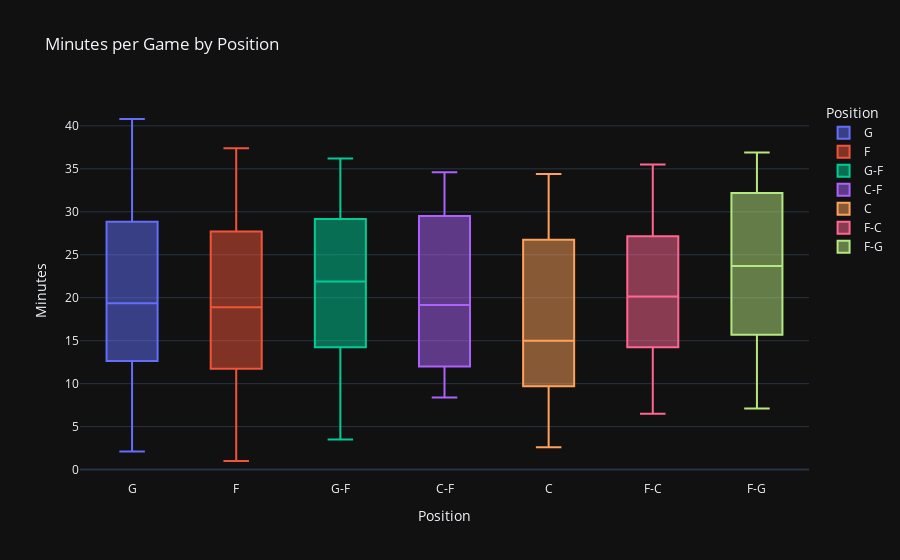

Notebook source saved alongside this figure:
### Code cell
px.box(filtered_df,
       x = 'POSITION',
       y = 'MIN',
       color = 'POSITION',
       hover_name='PLAYER_NAME',
       title = 'Minutes per Game by Position',
       labels = {'MIN':'Minutes', 'POSITION': 'Position'},
       category_orders = {'Pos':('G', 'G-F', 'F-G', 'F', 'F-C', 'C-F', 'C')},
       template='plotly_dark')

### Figure 1 — Plotly figure (JSON) as saved in the notebook; plotly's stock layout.template omitted (floating-point values rounded to 4 significant figures; data arrays with more than 128 entries replaced by an {"elided": "..."} marker saying what was removed)
{"data": [{"alignmentgroup": "True", "hovertemplate": "<b>%{hovertext}</b><br><br>Position=%{x}<br>Minutes=%{y}<extra></extra>", "hovertext": {"elided": "208 str values"}, "legendgroup": "G", "marker": {"color": "#636efa"}, "name": "G", "notched": false, "offsetgroup": "G", "orientation": "v", "showlegend": true, "type": "box", "x": {"elided": "208 str values"}, "x0": " ", "xaxis": "x", "y": {"elided": "208 float values"}, "y0": " ", "yaxis": "y"}, {"alignmentgroup": "True", "hovertemplate": "<b>%{hovertext}</b><br><br>Position=%{x}<br>Minutes=%{y}<extra></extra>", "hovertext": {"elided": "157 str values"}, "legendgroup": "F", "marker": {"color": "#EF553B"}, "name": "F", "notched": false, "offsetgroup": "F", "orientation": "v", "showlegend": true, "type": "box", "x": {"elided": "157 str values"}, "x0": " ", "xaxis": "x", "y": {"elided": "157 float values"}, "y0": " ", "yaxis": "y"}, {"alignmentgroup": "True", "hovertemplate": "<b>%{hovertext}</b><br><br>Position=%{x}<br>Minutes=%{y}<extra></extra>", "hovertext": ["Aaron Nesmith", "Amir Coffey", "Andre Iguodala", "Andrew Nembhard", "Ben Simmons", "Bennedict Mathurin", "Bruce Brown", "Damion Lee", "DeMar DeRozan", "Devin Vassell", "Dillon Brooks", "Dylan Windler", "Evan Fournier", "Furkan Korkmaz", "Garrett Temple", "Gary Trent Jr.", "Jalen Williams", "Jarrett Culver", "Jaylen Brown", "Joe Harris", "Joe Wieskamp", "Justin Champagnie", "Kenrich Williams", "Kevin Huerter", "Kevin Porter Jr.", "Lonnie Walker IV", "Matisse Thybulle", "Max Strus", "Mikal Bridges", "Nicolas Batum", "PJ Dozier", "Reggie Bullock", "Romeo Langford", "Shake Milton", "Sterling Brown", "Svi Mykhailiuk", "Terance Mann", "Terrence Ross", "Theo Pinson", "Tim Hardaway Jr.", "Troy Brown Jr.", "Ty Jerome", "Yuta Watanabe"], "legendgroup": "G-F", "marker": {"color": "#00cc96"}, "name": "G-F", "notched": false, "offsetgroup": "G-F", "orientation": "v", "showlegend": true, "type": "box", "x": ["G-F", "G-F", "G-F", "G-F", "G-F", "G-F", "G-F", "G-F", "G-F", "G-F", "G-F", "G-F", "G-F", "G-F", "G-F", "G-F", "G-F", "G-F", "G-F", "G-F", "G-F", "G-F", "G-F", "G-F", "G-F", "G-F", "G-F", "G-F", "G-F", "G-F", "G-F", "G-F", "G-F", "G-F", "G-F", "G-F", "G-F", "G-F", "G-F", "G-F", "G-F", "G-F", "G-F"], "x0": " ", "xaxis": "x", "y": [24.9, 12.5, 14.1, 27.6, 26.3, 28.5, 28.5, 20.4, 36.2, 31, 30.3, 3.5, 17, 9.6, 6.5, 32.1, 30.3, 13.7, 35.9, 20.6, 5.5, 6.9, 22.8, 29.4, 34.3, 23.2, 16.9, 28.4, 35.7, 21.9, 5, 30.3, 19.6, 20.6, 6.1, 14.6, 23.1, 21.1, 8.1, 30.3, 24.5, 18.1, 16], "y0": " ", "yaxis": "y"}, {"alignmentgroup": "True", "hovertemplate": "<b>%{hovertext}</b><br><br>Position=%{x}<br>Minutes=%{y}<extra></extra>", "hovertext": ["Al Horford", "Bam Adebayo", "Bol Bol", "Charles Bassey", "Goga Bitadze", "Isaiah Hartenstein", "JaVale McGee", "Jaxson Hayes", "Joel Embiid", "Kai Jones", "Karl-Anthony Towns", "Luke Kornet", "Mitchell Robinson", "Myles Turner", "Naz Reid", "Robert Williams III", "Thomas Bryant", "Udoka Azubuike", "Wendell Carter Jr.", "Willy Hernangomez"], "legendgroup": "C-F", "marker": {"color": "#ab63fa"}, "name": "C-F", "notched": false, "offsetgroup": "C-F", "orientation": "v", "showlegend": true, "type": "box", "x": ["C-F", "C-F", "C-F", "C-F", "C-F", "C-F", "C-F", "C-F", "C-F", "C-F", "C-F", "C-F", "C-F", "C-F", "C-F", "C-F", "C-F", "C-F", "C-F", "C-F"], "x0": " ", "xaxis": "x", "y": [30.5, 34.6, 21.5, 14.5, 12, 19.9, 8.4, 13, 34.6, 11.9, 33, 11.7, 26.9, 29.4, 18.4, 23.5, 18.3, 10, 29.6, 12], "y0": " ", "yaxis": "y"}, {"alignmentgroup": "True", "hovertemplate": "<b>%{hovertext}</b><br><br>Position=%{x}<br>Minutes=%{y}<extra></extra>", "hovertext": ["Alex Len", "Alperen Sengun", "Andre Drummond", "Bismack Biyombo", "Boban Marjanovic", "Brook Lopez", "Chance Comanche", "Christian Koloko", "Clint Capela", "Damian Jones", "Day'Ron Sharpe", "DeAndre Jordan", "Deandre Ayton", "Dewayne Dedmon", "Evan Mobley", "Gorgui Dieng", "Ivica Zubac", "Jakob Poeltl", "Jalen Duren", "James Wiseman", "Jarrett Allen", "Jay Huff", "Jericho Sims", "Jock Landale", "Jonas Valanciunas", "Jusuf Nurkic", "Khem Birch", "Luka Garza", "Mark Williams", "Marko Simonovic", "Mfiondu Kabengele", "Micah Potter", "Mo Bamba", "Moses Brown", "Neemias Queta", "Nic Claxton", "Nick Richards", "Nikola Jokic", "Nikola Vucevic", "Olivier Sarr", "Omer Yurtseven", "Orlando Robinson", "Robin Lopez", "Rudy Gobert", "Steven Adams", "Vernon Carey Jr.", "Walker Kessler"], "legendgroup": "C", "marker": {"color": "#FFA15A"}, "name": "C", "notched": false, "offsetgroup": "C", "orientation": "v", "showlegend": true, "type": "box", "x": ["C", "C", "C", "C", "C", "C", "C", "C", "C", "C", "C", "C", "C", "C", "C", "C", "C", "C", "C", "C", "C", "C", "C", "C", "C", "C", "C", "C", "C", "C", "C", "C", "C", "C", "C", "C", "C", "C", "C", "C", "C", "C", "C", "C", "C", "C", "C"], "x0": " ", "xaxis": "x", "y": [6.2, 28.9, 12.7, 14.3, 5.5, 30.4, 20.8, 13.8, 26.6, 11.6, 11.5, 15, 30.4, 11.2, 34.4, 11.6, 28.5, 26.5, 24.9, 19.3, 32.6, 13.6, 15.6, 14.2, 24.9, 26.8, 8.1, 8.7, 19.3, 2.8, 9.1, 7.5, 15.7, 8.2, 5.7, 29.9, 18.7, 33.7, 33.5, 12.6, 9.2, 13.7, 8.1, 30.7, 27, 2.6, 23], "y0": " ", "yaxis": "y"}, {"alignmentgroup": "True", "hovertemplate": "<b>%{hovertext}</b><br><br>Position=%{x}<br>Minutes=%{y}<extra></extra>", "hovertext": ["Anthony Davis", "Bruno Fernando", "Chimezie Metu", "Chris Boucher", "Cody Zeller", "Daniel Gafford", "Daniel Theis", "Dario Saric", "Dean Wade", "Domantas Sabonis", "Drew Eubanks", "Dwight Powell", "Frank Kaminsky", "Isaiah Stewart", "JaMychal Green", "Jalen McDaniels", "Jalen Smith", "Jaren Jackson Jr.", "John Collins", "Julius Randle", "Kelly Olynyk", "Kevin Love", "Kristaps Porzingis", "Larry Nance Jr.", "Lauri Markkanen", "Mason Plumlee", "Meyers Leonard", "Mike Muscala", "Montrezl Harrell", "Moritz Wagner", "Nathan Knight", "Onyeka Okongwu", "Sandro Mamukelashvili", "Santi Aldama", "Zach Collins", "Zeke Nnaji"], "legendgroup": "F-C", "marker": {"color": "#FF6692"}, "name": "F-C", "notched": false, "offsetgroup": "F-C", "orientation": "v", "showlegend": true, "type": "box", "x": ["F-C", "F-C", "F-C", "F-C", "F-C", "F-C", "F-C", "F-C", "F-C", "F-C", "F-C", "F-C", "F-C", "F-C", "F-C", "F-C", "F-C", "F-C", "F-C", "F-C", "F-C", "F-C", "F-C", "F-C", "F-C", "F-C", "F-C", "F-C", "F-C", "F-C", "F-C", "F-C", "F-C", "F-C", "F-C", "F-C"], "x0": " ", "xaxis": "x", "y": [34, 10.4, 10.4, 20, 14.4, 20.6, 15.5, 14.1, 20.3, 34.6, 20.3, 19.2, 6.5, 28.3, 14, 23.9, 18.8, 28.4, 30, 35.5, 28.6, 20, 32.6, 21.2, 34.4, 26, 12.6, 15, 11.9, 19.5, 7.7, 23.1, 15.3, 21.8, 22.9, 13.7], "y0": " ", "yaxis": "y"}, {"alignmentgroup": "True", "hovertemplate": "<b>%{hovertext}</b><br><br>Position=%{x}<br>Minutes=%{y}<extra></extra>", "hovertext": ["Cam Reddish", "Danuel House Jr.", "De'Andre Hunter", "Isaac Okoro", "Jayson Tatum", "Joe Ingles", "Justin Holiday", "Justise Winslow", "KZ Okpala", "Keldon Johnson", "Kelly Oubre Jr.", "Kyle Anderson", "Luka Doncic", "Nassir Little", "Oshae Brissett", "RJ Barrett", "Rudy Gay", "Stanley Johnson"], "legendgroup": "F-G", "marker": {"color": "#B6E880"}, "name": "F-G", "notched": false, "offsetgroup": "F-G", "orientation": "v", "showlegend": true, "type": "box", "x": ["F-G", "F-G", "F-G", "F-G", "F-G", "F-G", "F-G", "F-G", "F-G", "F-G", "F-G", "F-G", "F-G", "F-G", "F-G", "F-G", "F-G", "F-G"], "x0": " ", "xaxis": "x", "y": [24.7, 14.4, 31.7, 21.7, 36.9, 22.7, 15.4, 26.8, 7.1, 32.8, 32.2, 28.4, 36.2, 18.1, 16.7, 33.9, 14.6, 15.7], "y0": " ", "yaxis": "y"}], "layout": {"boxmode": "overlay", "legend": {"title": {"text": "Position"}, "tracegroupgap": 0}, "title": {"text": "Minutes per Game by Position"}, "xaxis": {"anchor": "y", "categoryarray": ["G", "F", "G-F", "C-F", "C", null, "F-C", "F-G"], "categoryorder": "array", "domain": [0, 1], "title": {"text": "Position"}}, "yaxis": {"anchor": "x", "domain": [0, 1], "title": {"text": "Minutes"}}}}
